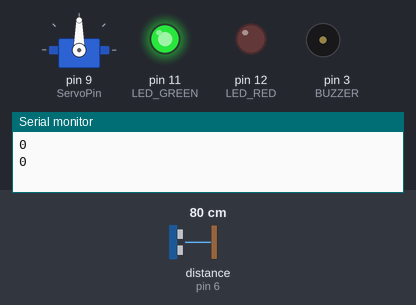
Simulated run of this sketch. Board: Arduino Uno, built with avr-gcc and run on an emulated ATmega328P. On the bench: servo, output pins drawn as LEDs (lit = HIGH), buzzer (waves = sounding, pin HIGH), the last lines printed to the serial monitor. Inputs (shaded band) come from the test bench; at power-on: distance to the obstacle (sensor on pin 6) 80 cm. The echo pulse lasts 58.3 µs per cm.

Above: at 1.8 s.
1.9 s: distance to the obstacle (sensor on pin 6) set to 17 cm
3.4 s: distance to the obstacle (sensor on pin 6) set to 13 cm
At 4.8 s:
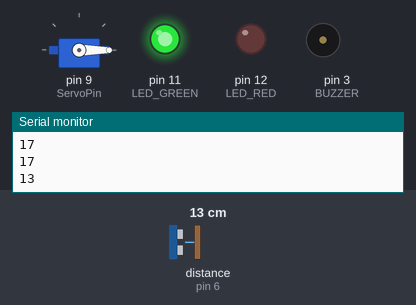
5.6 s: distance to the obstacle (sensor on pin 6) set to 6 cm
7.3 s: distance to the obstacle (sensor on pin 6) set to 3 cm
At 9.2 s:
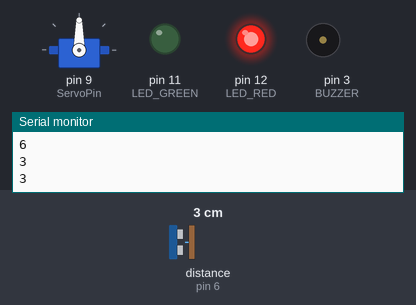
9.6 s: distance to the obstacle (sensor on pin 6) set to 9 cm
At 10.16 s:
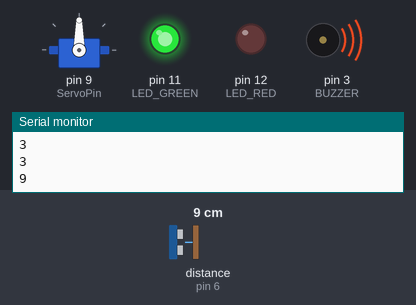
11.7 s: distance to the obstacle (sensor on pin 6) set to 2 cm
At 12.5 s:
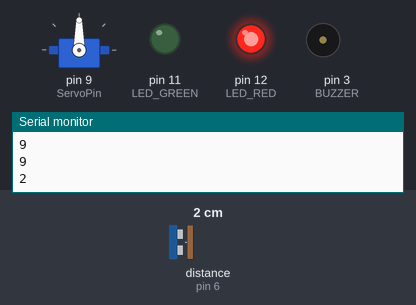
Timing chart, 0 to 14.7 s (numbered marks = the images above; inputs shaded):
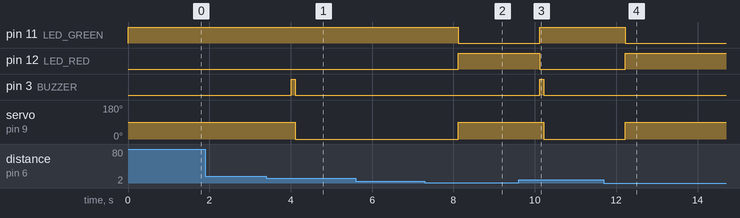

Measured:
- the behaviour switches between 16 and 15 cm on distance to the obstacle (sensor on pin 6) (found by bisection; images 0 and 1)
- the behaviour switches between 5 and 4 cm on distance to the obstacle (sensor on pin 6) (found by bisection; images 1 and 2)
- after the input at 3.4 s, pin 3 (BUZZER): LOW → HIGH after 0.61 s, → LOW 0.10 s later; servo on pin 9 (ServoPin): 90° → 0° after 0.71 s
- after the input at 7.3 s, pin 11 (LED_GREEN): HIGH → LOW after 0.82 s; pin 12 (LED_RED): LOW → HIGH after 0.82 s; servo on pin 9 (ServoPin): 0° → 90° after 0.82 s
- after the input at 9.6 s, pin 11 (LED_GREEN): LOW → HIGH after 0.52 s; pin 12 (LED_RED): HIGH → LOW after 0.52 s; pin 3 (BUZZER): LOW → HIGH after 0.52 s, → LOW 0.10 s later; servo on pin 9 (ServoPin): 90° → 0° after 0.62 s
- after the input at 11.7 s, pin 11 (LED_GREEN): HIGH → LOW after 0.52 s; pin 12 (LED_RED): LOW → HIGH after 0.52 s; servo on pin 9 (ServoPin): 0° → 90° after 0.52 s

The sketch:

hiva-hunch.ino
```cpp
// rk2025

#include <Servo.h>
#include <NewPing.h> // https://youtu.be/pqlU3LnO79M?si=sfCyYIluLruaKDrs

const int TriggerPin = 5;
const int EchoPin = 6;

NewPing sonar (TriggerPin, EchoPin, 50);

const int ServoPin = 9;
Servo servo;  // create Servo object to control a servo

bool clamped = false;    // variable to store the servo position

int LED_RED = 12;
int LED_GREEN = 11;
int LED_BLUE = 10;

int BUZZER = 3;

// float duration, distanceCM, distanceIN, distanceIN_PREV;

void setup() {
  Serial.begin(9600);
  servo.attach(ServoPin);  // attaches the servo on pin
  servo.write(90);

  pinMode(LED_RED, OUTPUT);
  digitalWrite(LED_RED, HIGH);

  pinMode(LED_GREEN, OUTPUT);
  digitalWrite(LED_GREEN, HIGH);

  pinMode(BUZZER, OUTPUT);

  digitalWrite(LED_GREEN, HIGH);
  digitalWrite(LED_RED, LOW);
}

void loop() {
  int cm = sonar.ping_cm();
  Serial.println(cm);

  // int angle = map(cm, 1, 30, 90, 0);
  // servo.write(angle);

  if (cm >= 5.0 && cm <= 15.0)  {
    // clamp down
    if (!clamped) {
      // clamp and set var
      clamped = true;
      // Turn on Green LED
      digitalWrite(LED_GREEN, HIGH);
      digitalWrite(LED_RED, LOW);

      // Play Sound
      digitalWrite(BUZZER, HIGH);
      delay(100);
      digitalWrite(BUZZER, LOW);

      servo.write(0);
      // delay(1000);
    }
  } else {
    // open clamp up
    if (clamped) {
      clamped = false;

      // Turn on Red LED
      digitalWrite(LED_GREEN, LOW);
      digitalWrite(LED_RED, HIGH);

      servo.write(90);
    }
  }

  delay(1000);
}
```
